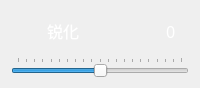
                      <widget class="QWidget" name="widget_12" native="true">
                       <property name="minimumSize">
                        <size>
                         <width>0</width>
                         <height>88</height>
                        </size>
                       </property>
                       <property name="maximumSize">
                        <size>
                         <width>16777215</width>
                         <height>88</height>
                        </size>
                       </property>
                       <layout class="QVBoxLayout" name="verticalLayout_11">
                        <item>
                         <layout class="QHBoxLayout" name="horizontalLayout_26" stretch="1,5,1">
                          <item>
                           <widget class="QLabel" name="label_image_sharp">
                            <property name="minimumSize">
                             <size>
                              <width>30</width>
                              <height>30</height>
                             </size>
                            </property>
                            <property name="styleSheet">
                             <string notr="true">image:url(:/images/icon/triangle_outline_icon.svg)</string>
                            </property>
                            <property name="text">
                             <string/>
                            </property>
                           </widget>
                          </item>
                          <item>
                           <widget class="QLabel" name="label_text_sharp">
                            <property name="minimumSize">
                             <size>
                              <width>90</width>
                              <height>30</height>
                             </size>
                            </property>
                            <property name="font">
                             <font>
                              <family>黑体</family>
                              <pointsize>12</pointsize>
                              <weight>50</weight>
                              <italic>false</italic>
                              <bold>false</bold>
                              <stylestrategy>PreferAntialias</stylestrategy>
                             </font>
                            </property>
                            <property name="styleSheet">
                             <string notr="true">QLabel{
	color:rgb(255, 255, 255);
}</string>
                            </property>
                            <property name="text">
                             <string>锐化</string>
                            </property>
                           </widget>
                          </item>
                          <item>
                           <widget class="QLabel" name="label_sharp">
                            <property name="font">
                             <font>
                              <family>黑体</family>
                              <pointsize>12</pointsize>
                              <weight>50</weight>
                              <italic>false</italic>
                              <bold>false</bold>
                              <stylestrategy>PreferAntialias</stylestrategy>
                             </font>
                            </property>
                            <property name="styleSheet">
                             <string notr="true">QLabel{
	color:rgb(255, 255, 255);
}</string>
                            </property>
                            <property name="text">
                             <string>0</string>
                            </property>
                           </widget>
                          </item>
                         </layout>
                        </item>
                        <item>
                         <widget class="QSlider" name="horizontalSlider_sharp">
                          <property name="styleSheet">
                           <string notr="true"/>
                          </property>
                          <property name="minimum">
                           <number>-100</number>
                          </property>
                          <property name="maximum">
                           <number>100</number>
                          </property>
                          <property name="orientation">
                           <enum>Qt::Horizontal</enum>
                          </property>
                          <property name="tickPosition">
                           <enum>QSlider::TicksAbove</enum>
                          </property>
                         </widget>
                        </item>
                       </layout>
                      </widget>
